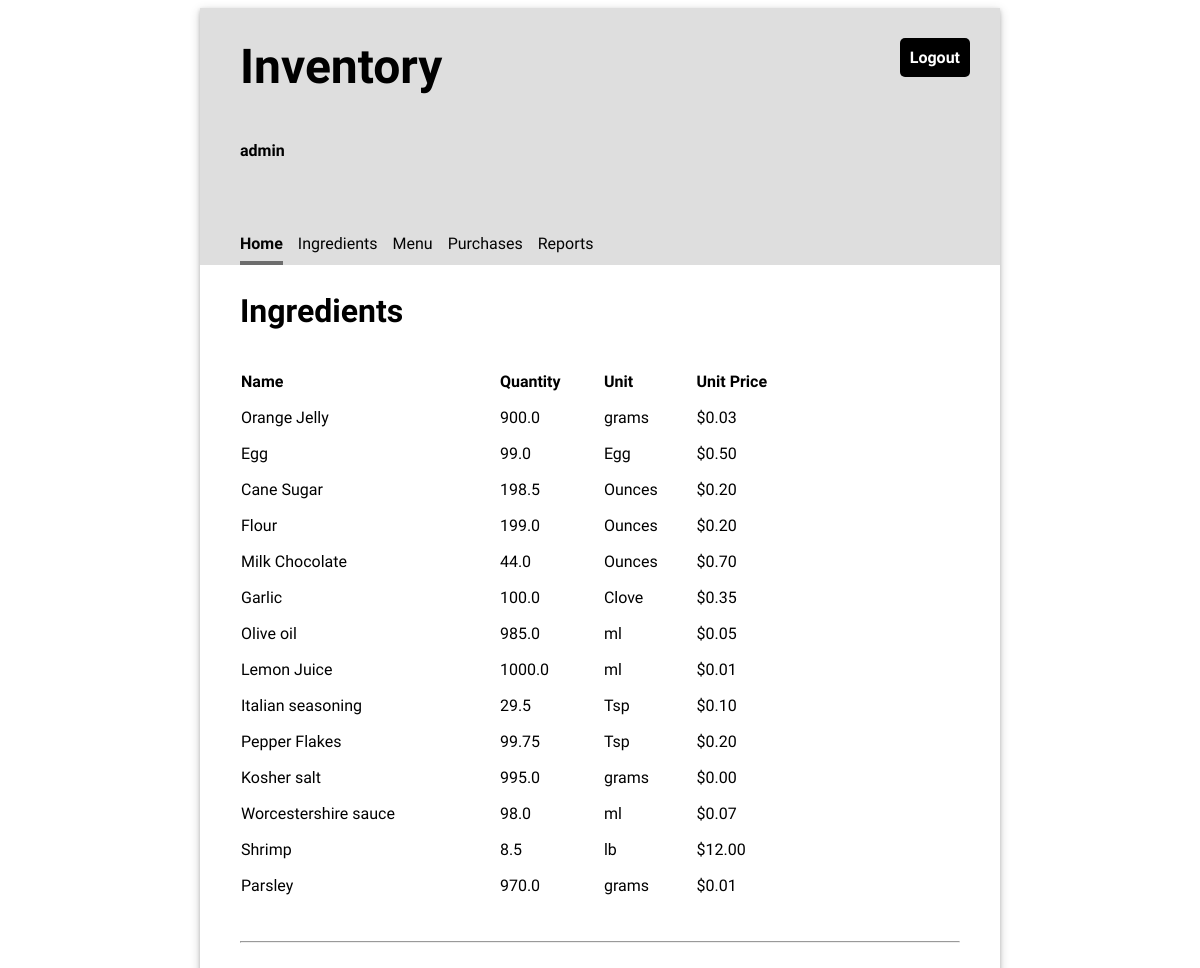
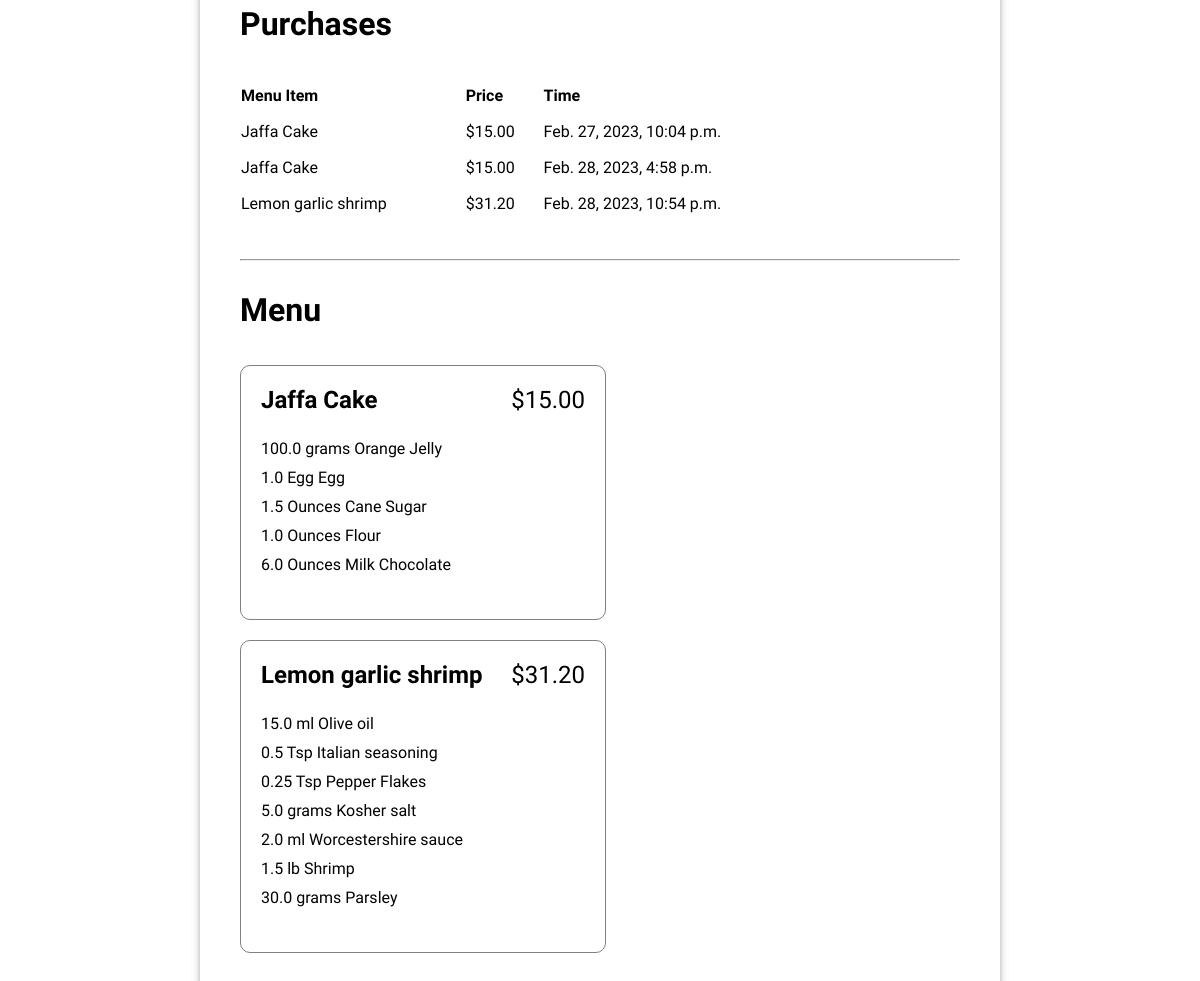
The app's page / (signed in) with its own data (2 pictures, top to bottom).
### inventory/models.py (models this page shows, shortened)
class Ingredient(models.Model):
    name = models.CharField(max_length=100, unique=True)
    quantity= models.FloatField(default=0)
    unit= models.CharField(max_length=100)
    price_per_unit= models.FloatField(default=0)

class Purchase(models.Model):
    menu_item = models.ForeignKey(MenuItem, on_delete= models.CASCADE)
    timestamp = models.DateTimeField(auto_now_add=True)

class MenuItem(models.Model):
    title= models.CharField(max_length=100, unique=True)
    price= models.FloatField(default=0)

class RecipeRequirement(models.Model):
    menu_item = models.ForeignKey(MenuItem, on_delete= models.CASCADE)
    ingredient = models.ForeignKey(Ingredient, on_delete= models.CASCADE)
    quantity = models.FloatField(default=0)

### inventory/views.py (the view)
# urls.py: path('', views.HomeView.as_view(), name='home'),
class HomeView(LoginRequiredMixin, TemplateView):
    template_name = "inventory/home.html"
    def get_context_data(self, **kwargs):
        context = super().get_context_data(**kwargs)
        context["ingredients"] = Ingredient.objects.all()
        context["menu_items"] = MenuItem.objects.all()
        context["purchases"] = Purchase.objects.all()
        return context

### inventory/templates/inventory/home.html (shortened to what this page needs)
{% extends 'base.html' %}
{% load static %}
{% block content %}
    <div class="home">
        <div>
            <h2>Ingredients</h2>
            <table class="inventory-table">
                <thead>
                    <tr>
                        <th>Name</th>
                        <th>Quantity</th>
                        <th>Unit</th>
                        <th>Unit Price</th>
                    </tr>
                </thead>
                <tbody>
                {% for ingredient in ingredients %}
                    <tr>
                        <td>{{ ingredient.name }}</td>
                        <td>{{ ingredient.quantity }}</td>
                        <td>{{ ingredient.unit }}</td>
                        <td class="price">${{ ingredient.price_per_unit|stringformat:".2f" }}</td>
                    </tr>
                {% endfor %}
                </tbody>
            </table>
        </div>
        <hr/>
        <div>
            <h2>Purchases</h2>
            <table class="inventory-table">
                <thead>
                    <tr>
                        <th>Menu Item</th>
                        <th>Price</th>
                        <th>Time</th>
                    </tr>
                </thead>
                <tbody>
                {% for purchase in purchases %}
                    <tr>
                        <td>{{ purchase.menu_item.title }}</td>
                        <td class="price">${{ purchase.menu_item.price|stringformat:".2f" }}</td>
                        <td>{{ purchase.timestamp }}</td>
                    </tr>
                {% endfor %}
                </tbody>
            </table>
        </div>
        <hr/>
        <div>
            <h2>Menu</h2>
            <ul class="menu-items">
            {% for menu_item in menu_items %}
                <li>
                    <div class="menu-item-header">
                        <div class="menu-item-title">{{ menu_item.title }}</div>
                        <div class="menu-item-price">${{ menu_item.price|stringformat:".2f" }}</div>
                    </div>
                    <ul class="menu-item-ingredients">
                        {% for recipe_requirement in menu_item.reciperequirement_set.all %}
                        <li>{{ recipe_requirement.quantity }} {{recipe_requirement.ingredient.unit }} {{ recipe_requirement.ingredient.name }}</li>
                        {% endfor %}
                    </ul>
                </li>
            {% endfor %}
            </ul>
        </div>
    </div>
{% endblock %}

### inventory/templates/base.html (shortened to what this page needs)
{% load static %}
<!DOCTYPE html>
<html>
<head>
  <link rel="stylesheet" type="text/css" href="{% static 'inventory/style.css' %}" />
</head>
<body>
  <div class="app">
  <header>
    <div class="header-first-row">
      <h1 class="title">Inventory</h1>
      {% if user.is_authenticated %}
      <a class="logout" href="/logout">Logout</a>
      {% endif %}
    </div>
    {% if user.is_authenticated %}
      <p>{{ user.username }}</p>
      <nav class="navbar">
        {% url 'home' as home_url %}
        {% url 'ingredients' as ingredients_url %}
        {% url 'menu' as menu_url %}
        {% url 'purchases' as purchases_url %}
        {% url 'reports' as reports_url %}
        <a class="nav-item{% if request.path == home_url %} current-page{% endif %}" href="{% url 'home' %}">Home</a>
        <a class="nav-item{% if request.path == ingredients_url %} current-page{% endif %}" href="{% url 'ingredients' %}">Ingredients</a>
        <a class="nav-item{% if request.path == menu_url %} current-page{% endif %}" href="{% url 'menu' %}">Menu</a>
        <a class="nav-item{% if request.path == purchases_url %} current-page{% endif %}" href="{% url 'purchases' %}">Purchases</a>
        <a class="nav-item{% if request.path == reports_url %} current-page{% endif %}" href="{% url 'reports' %}">Reports</a>
      </nav>
    {% endif %}
  </header>
  <main>
    {% block content %}{% endblock %}
  </main>
  </div>
</body>
</html>

### inventory/static/inventory/style.css (style rules this page uses)
body { font-family: 'Oxygen', sans-serif; }
hr { margin: 30px 0; }
header { background-color: #dedede; min-height: 200px; display: flex; align-items: center; flex-direction: column; align-items: flex-start; padding-left: 40px; }
main { display: flex; flex-direction: column; padding: 0 40px 20px 40px; justify-content: center; }
main h2 { font-size: 2em; }
.app { min-width: 800px; max-width: 60%; margin: 0 auto; box-shadow: 0 2px 4px 0 rgba(0, 0, 0, 0.2), 0 3px 10px 0 rgba(0, 0, 0, 0.19); }
.title { font-size: 3em; padding: 30px 0; margin: auto 0; }
header p { font-weight: bold; }
.navbar { margin-top: 50px; display: flex; width: 100%; }
.navbar a { text-decoration: none; padding: 8px 0; color: #040404; margin-right: 15px; }
.navbar a:hover, .navbar .current-page { border-bottom: solid 4px #6d6d6d; border-spacing: 0 15px; font-weight: bold; }
main table { text-align: left; border-collapse: separate; border-spacing: 0 15px; width: 80%; }
.header-first-row { width: 100%; display: flex; justify-content: space-between; }
.logout { height: max-content; text-align: center; text-decoration: none; border: 0px; background-color: #000000; border-radius: 5px; color: white; padding: 10px; font-weight: bold; margin: 30px; font-size: 1em; }
.menu-items { display: flex; flex-wrap: wrap; padding: 0; justify-content: space-between; }
.menu-items * { padding: 0; }
.menu-items > li { display: flex; flex-direction: column; padding: 20px; border: 1px solid grey; margin: 10px 0; border-radius: 10px; justify-content: left; flex-basis: 45%; }
.menu-items, .menu-items ul { list-style-type: none; }
.menu-item-header { display: flex; flex-direction: row; justify-content: space-between; font-size: 1.5em; }
.menu-item-title { font-weight: bold; }
.menu-item-ingredients { padding: 20px 0; }
.menu-item-ingredients * { padding: 5px 0; }
a { text-decoration: none; color: #6e6e6e; }

### records on screen
Ingredient: name "Orange Jelly", quantity "900.0", unit "grams", price_per_unit "0.03"
Ingredient: name "Egg", quantity "99.0", unit "Egg", price_per_unit "0.50"
Ingredient: name "Cane Sugar", quantity "198.5", unit "Ounces", price_per_unit "0.20"
Ingredient: name "Flour", quantity "199.0", unit "Ounces", price_per_unit "0.20"
Ingredient: name "Milk Chocolate", quantity "44.0", unit "Ounces", price_per_unit "0.70"
Ingredient: name "Garlic", quantity "100.0", unit "Clove", price_per_unit "0.35"
Ingredient: name "Olive oil", quantity "985.0", unit "ml", price_per_unit "0.05"
Ingredient: name "Lemon Juice", quantity "1000.0", unit "ml", price_per_unit "0.01"
Ingredient: name "Italian seasoning", quantity "29.5", unit "Tsp", price_per_unit "0.10"
Ingredient: name "Pepper Flakes", quantity "99.75", unit "Tsp", price_per_unit "0.20"
Ingredient: name "Kosher salt", quantity "995.0", unit "grams", price_per_unit "0.00"
Ingredient: name "Worcestershire sauce", quantity "98.0", unit "ml", price_per_unit "0.07"
Ingredient: name "Shrimp", quantity "8.5", unit "lb", price_per_unit "12.00"
Ingredient: name "Parsley", quantity "970.0", unit "grams", price_per_unit "0.01"
Purchase: menu_item "Jaffa Cake", menu_item.price "15.00", timestamp "Feb. 27, 2023, 10:04 p.m."
Purchase: menu_item "Jaffa Cake", menu_item.price "15.00", timestamp "Feb. 28, 2023, 4:58 p.m."
Purchase: menu_item "Lemon garlic shrimp", menu_item.price "31.20", timestamp "Feb. 28, 2023, 10:54 p.m."
MenuItem: title "Jaffa Cake", price "15.00"
RecipeRequirement: quantity "100.0", ingredient.unit "grams", ingredient.name "Orange Jelly"
RecipeRequirement: quantity "1.0", ingredient.unit "Egg", ingredient.name "Egg"
RecipeRequirement: quantity "1.5", ingredient.unit "Ounces", ingredient.name "Cane Sugar"
RecipeRequirement: quantity "1.0", ingredient.unit "Ounces", ingredient.name "Flour"
RecipeRequirement: quantity "6.0", ingredient.unit "Ounces", ingredient.name "Milk Chocolate"
MenuItem: title "Lemon garlic shrimp", price "31.20"
RecipeRequirement: quantity "15.0", ingredient.unit "ml", ingredient.name "Olive oil"
RecipeRequirement: quantity "0.5", ingredient.unit "Tsp", ingredient.name "Italian seasoning"
RecipeRequirement: quantity "0.25", ingredient.unit "Tsp", ingredient.name "Pepper Flakes"
RecipeRequirement: quantity "5.0", ingredient.unit "grams", ingredient.name "Kosher salt"
RecipeRequirement: quantity "2.0", ingredient.unit "ml", ingredient.name "Worcestershire sauce"
RecipeRequirement: quantity "1.5", ingredient.unit "lb", ingredient.name "Shrimp"
RecipeRequirement: quantity "30.0", ingredient.unit "grams", ingredient.name "Parsley"

### other values on screen
{{ user.username }} "admin"
